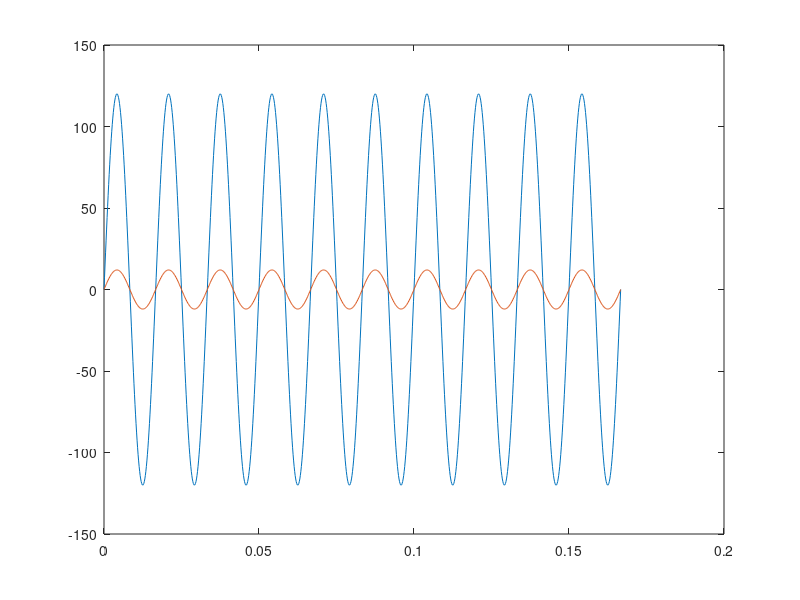
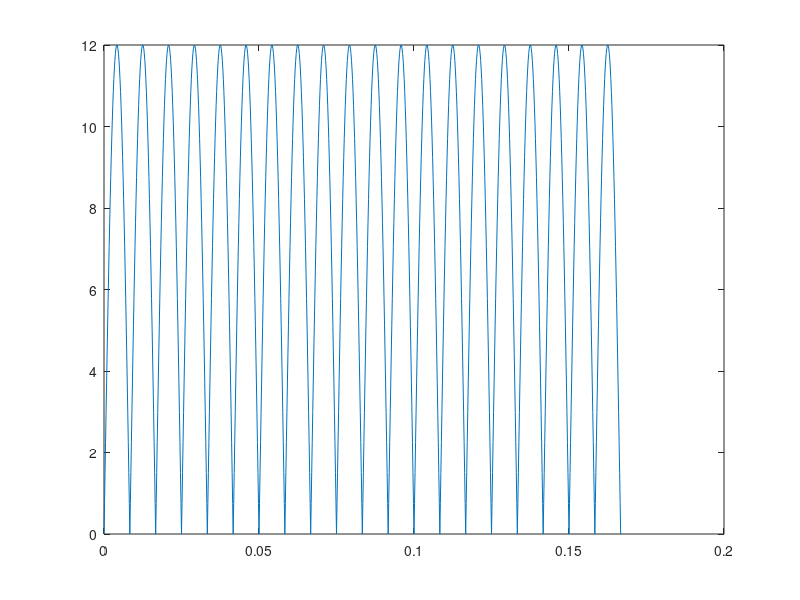
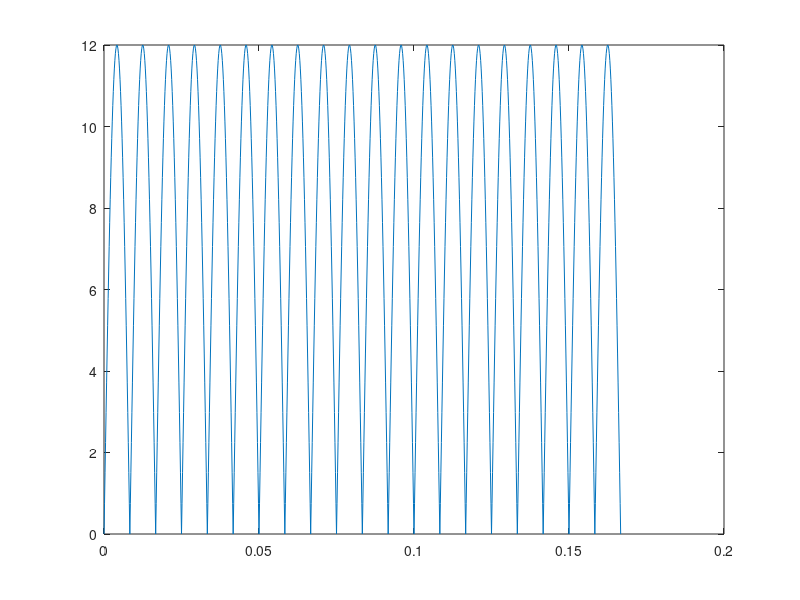

These charts were generated, in order, by the following MATLAB code: (Note: this script raises an error after producing the figures.)
% Guia práctica 1 DSP. Elaborado por Vladimir Mosquera.

F=60; Ts=(1/F)/100; t=0:Ts:10*(1/F); N1=1000; N2=100;

vi=120*sin(2*pi*F*t); 

vo=vi*(N2/N1);  % Reductor (trnasformador)
plot(t,vi,t,vo);

vd=abs(vo); % Rectificador de onda completa
figure; plot(t,vd);

R=200; C=0.41e-3; % R en ohmios y C en faradios.
b=[1]; a=[R*C 1];

[bz,az]=bilinear(b,a,1/Ts); % Se conviete el filtro a digital.
vr = filter(bz,az,vd);
figure; plot(t,vr);

figure; freqs(b,a);

% Se muestran las gráficas
figure;
plot(t,vo); hold on; plot(t,vd); hold on; plot(t,vr);
legend('Senal salida del transformador', 'Señal rectificadaonda completa', 'Señal filtrada');

